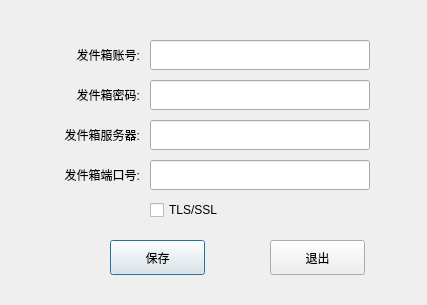
<?xml version="1.0" encoding="UTF-8"?>
<ui version="4.0">
 <class>EmailSetDlg</class>
 <widget class="QDialog" name="EmailSetDlg">
  <property name="geometry">
   <rect>
    <x>0</x>
    <y>0</y>
    <width>427</width>
    <height>305</height>
   </rect>
  </property>
  <property name="windowTitle">
   <string>Dialog</string>
  </property>
  <widget class="QLineEdit" name="serEdit">
   <property name="geometry">
    <rect>
     <x>150</x>
     <y>120</y>
     <width>220</width>
     <height>30</height>
    </rect>
   </property>
  </widget>
  <widget class="QPushButton" name="saveBtn">
   <property name="geometry">
    <rect>
     <x>110</x>
     <y>240</y>
     <width>95</width>
     <height>35</height>
    </rect>
   </property>
   <property name="text">
    <string>保存</string>
   </property>
  </widget>
  <widget class="QPushButton" name="quitBtn">
   <property name="geometry">
    <rect>
     <x>270</x>
     <y>240</y>
     <width>95</width>
     <height>35</height>
    </rect>
   </property>
   <property name="text">
    <string>退出</string>
   </property>
  </widget>
  <widget class="QLabel" name="label_2">
   <property name="geometry">
    <rect>
     <x>20</x>
     <y>80</y>
     <width>120</width>
     <height>30</height>
    </rect>
   </property>
   <property name="text">
    <string>发件箱密码:</string>
   </property>
   <property name="alignment">
    <set>Qt::AlignRight|Qt::AlignTrailing|Qt::AlignVCenter</set>
   </property>
  </widget>
  <widget class="QLineEdit" name="pwdEdit">
   <property name="geometry">
    <rect>
     <x>150</x>
     <y>80</y>
     <width>220</width>
     <height>30</height>
    </rect>
   </property>
  </widget>
  <widget class="QLineEdit" name="portEdit">
   <property name="geometry">
    <rect>
     <x>150</x>
     <y>160</y>
     <width>220</width>
     <height>30</height>
    </rect>
   </property>
  </widget>
  <widget class="QLineEdit" name="usrEdit">
   <property name="geometry">
    <rect>
     <x>150</x>
     <y>40</y>
     <width>220</width>
     <height>30</height>
    </rect>
   </property>
  </widget>
  <widget class="QLabel" name="label">
   <property name="geometry">
    <rect>
     <x>20</x>
     <y>40</y>
     <width>120</width>
     <height>30</height>
    </rect>
   </property>
   <property name="text">
    <string>发件箱账号:</string>
   </property>
   <property name="alignment">
    <set>Qt::AlignRight|Qt::AlignTrailing|Qt::AlignVCenter</set>
   </property>
  </widget>
  <widget class="QCheckBox" name="checkBox">
   <property name="geometry">
    <rect>
     <x>150</x>
     <y>200</y>
     <width>81</width>
     <height>20</height>
    </rect>
   </property>
   <property name="text">
    <string>TLS/SSL</string>
   </property>
  </widget>
  <widget class="QLabel" name="label_3">
   <property name="geometry">
    <rect>
     <x>20</x>
     <y>120</y>
     <width>120</width>
     <height>30</height>
    </rect>
   </property>
   <property name="text">
    <string>发件箱服务器:</string>
   </property>
   <property name="alignment">
    <set>Qt::AlignRight|Qt::AlignTrailing|Qt::AlignVCenter</set>
   </property>
  </widget>
  <widget class="QLabel" name="label_4">
   <property name="geometry">
    <rect>
     <x>20</x>
     <y>160</y>
     <width>120</width>
     <height>30</height>
    </rect>
   </property>
   <property name="text">
    <string>发件箱端口号:</string>
   </property>
   <property name="alignment">
    <set>Qt::AlignRight|Qt::AlignTrailing|Qt::AlignVCenter</set>
   </property>
  </widget>
 </widget>
 <resources/>
 <connections>
  <connection>
   <sender>quitBtn</sender>
   <signal>clicked()</signal>
   <receiver>EmailSetDlg</receiver>
   <slot>close()</slot>
   <hints>
    <hint type="sourcelabel">
     <x>267</x>
     <y>257</y>
    </hint>
    <hint type="destinationlabel">
     <x>198</x>
     <y>152</y>
    </hint>
   </hints>
  </connection>
 </connections>
</ui>
